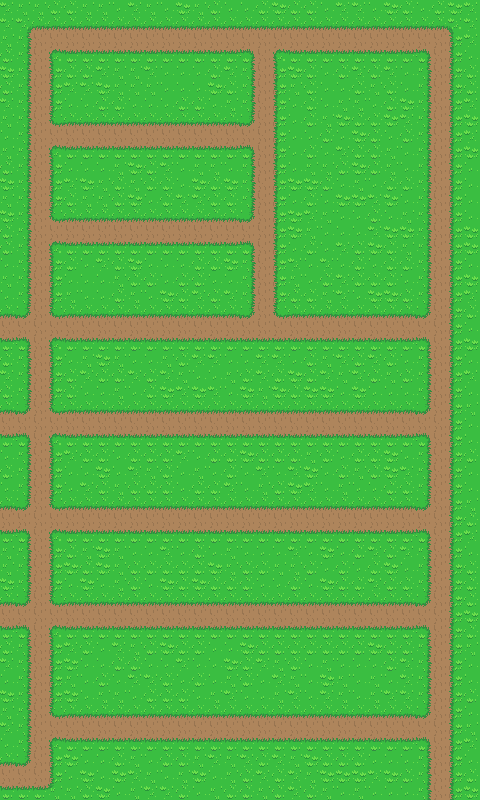

The image is a tile-based game level rendered from a .tmx file. Its description and source (layers, tilesets, objects; grid data summarised) follow:
An orthogonal 30x50 tile map with 16x16 px tiles, 1 tile layer (Tile Layer 1).

<map version="1.0" tiledversion="1.0.2" orientation="orthogonal" renderorder="left-down" width="30" height="50" tilewidth="16" tileheight="16" nextobjectid="1">
 <tileset firstgid="1" source="../../Tileset/Overworld.tsx" />
 <layer name="Tile Layer 1" width="30" height="50">
  <data>[1500 cells, 1500 non-empty, 19 distinct tile ids]</data>
 </layer>
</map>
